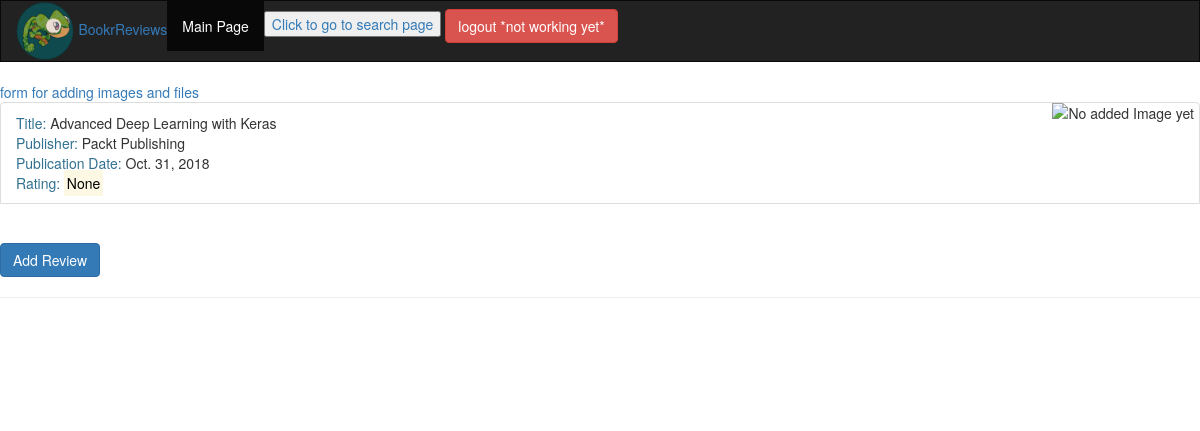
/books/1/, run on an earlier commit of the app's database.
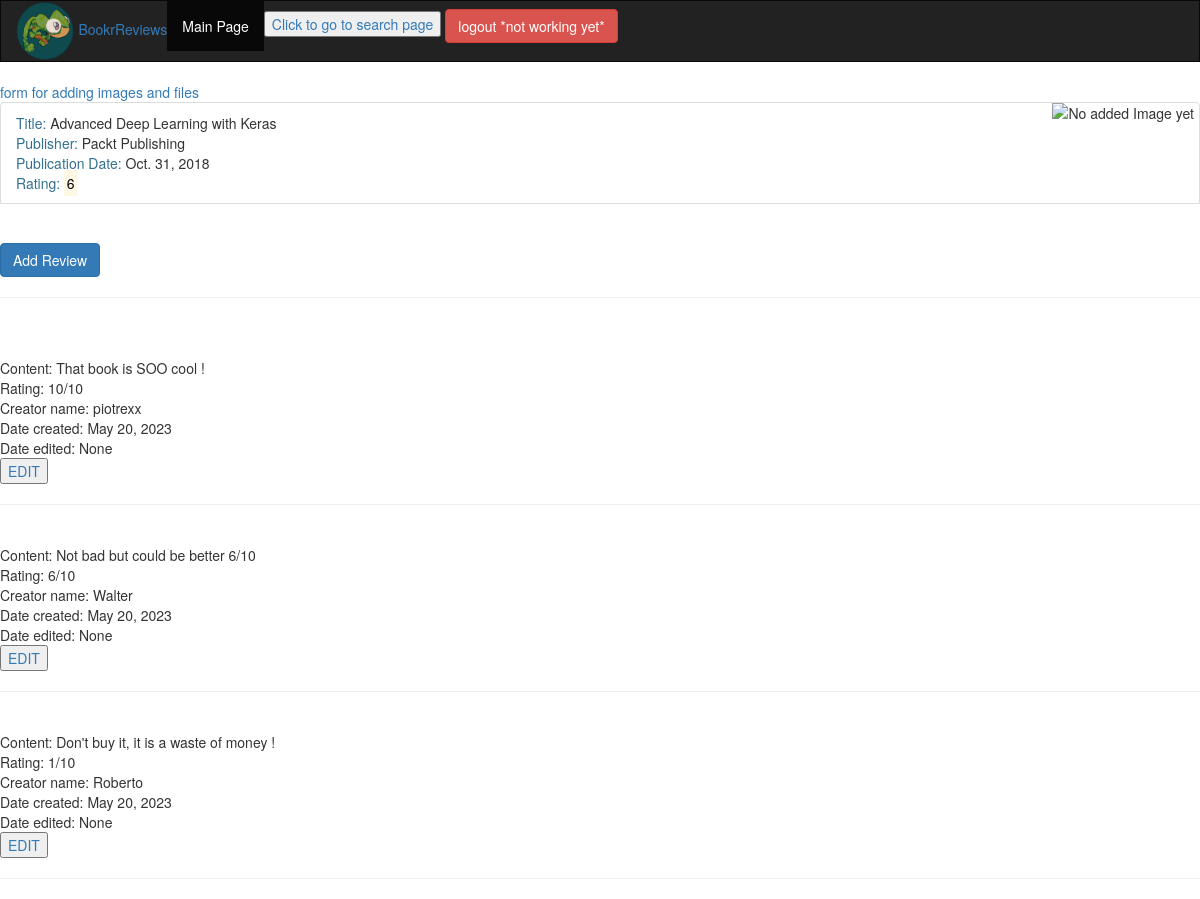
And on a later commit of the database.
### myapp/models.py (models this page shows)
class Review(models.Model):
    content = models.TextField(help_text="tekst recenzji", max_length=100)
    rating = models.IntegerField(help_text="ocena użytkownika od 0 do 10") #,validators=[MaxValueValidator(10), MinValueValidator(0)]
    date_created = models.DateField(auto_now_add=True, help_text="Data i czas powstania recenzji")
    date_edited = models.DateField(null=True, help_text="Data i czas ostatniej edycji recenzji")
    creator = models.ForeignKey(auth.get_user_model(), on_delete=models.CASCADE)
    book = models.ForeignKey(Book, on_delete=models.CASCADE, help_text="Recenzowana książka")

### myapp/views.py (the view)
# urls.py: path('books/<int:id>/', views.detail, name="Detail"),
def detail(request, id):
    id = get_object_or_404(Book, id=id) # jeżeli takie id istnieje to wtedy wzraca wartość (id=id) albo wywala 404
    reviews = Review.objects.all() # pobiera wszystkie recenzje
    rev_list = []
    books = Book.objects.all()
    a = 1
    for book in books:
        if book == id:
            a = book.pk
            break
        else:
            continue
    try:
        instance = MediaModel.objects.get(id=a+28)
        url = instance.image_upload.url
    except:
        instance = None
        url = None
    if reviews: # jeżeli cokolwiek jest w recenzjach
        no = ""
        number_of_reviews = len(reviews)
        book_rating = average_rating([review.rating for review in reviews])
        for review in reviews: # pętla która zapętla się po arrayu recenzji
            id_of_review = Review.objects.filter(book_id=id) # id recenzji książki to liczba i (czyli liczba powtórzeń)
            if id_of_review == id: # jeżeli id recenzji książki równa się id książki
                content = Review.objects.get(content=review)
            else:
                content =""
            rev_list.append({
                'review': review,
                'number_of_reviews': number_of_reviews,
                "content":content
            })
    else:
        book_rating = None
        no = "There is no reviews yet !"
        content = ""
        review = None
    return render(request, 'details.html', {"url":url,'no': no, 'book':book, 'content': content, 'book_rating': book_rating, "review": review, 'rev_list':rev_list})

### myapp/models.py (called while the page is built)
    def __str__(self):
        return self.name

### myapp/utils.py (called while the page is built)
def average_rating(rating_list):
    if not rating_list:
        return 0
    return round(sum(rating_list) / len(rating_list))

### myapp/templates/details.html (shortened to what this page needs)
<!DOCTYPE html>
<html lang="en">
<head>
</head>
<body>
    {%extends 'base.html'%}
    {%block content%}
    <a href="media_form">form for adding images and files</a>
    <ul class="list-group">
        <li class="list-group-item">
            <span class="text-info">Title: </span><span>{{book.title}}</span>
            <br>
            <span class="text-info">Publisher: </span><span>{{book.publisher}}</span>
            <br>
            <span class="text-info">Publication Date: </span><span>{{book.publication_date}}</span> <img src="{{url}}" alt="No added Image yet " style="height: 300px; width: auto; position: absolute; right: 5px; top: 0;">
            <br>
            <span class="text-info">Rating: </span><span><mark>{{book_rating}}</mark></span>
        </li>
        <br>
    </ul>
    <a class="btn btn-primary" href="{% url 'review_create' book.pk %}">Add Review</a>
    <hr>
    <br>
    {% for item in rev_list %}
        {% if item.review.book == book %}
            <br>
            Content: {{item.review.content}}<br>
            Rating: {{item.review.rating}}/10<br>
            Creator name: {{item.review.creator}}<br>
            Date created: {{item.review.date_created}}<br>
            Date edited: {{item.review.date_edited}}<br>
            <a href="{% url 'review_edit' book.pk item.review.pk %}"><button>EDIT</button></a>
            <hr>
        {%endif%}
    {% endfor %}
    {% endblock %}

What changed in the data, as far as the page shows it:
added Review: review.content "That book is SOO cool !", review.rating "10", review.creator "piotrexx", review.date_created "May 20, 2023", review.date_edited "None"
added Review: review.content "Not bad but could be better 6/10", review.rating "6", review.creator "Walter", review.date_created "May 20, 2023", review.date_edited "None"
added Review: review.content "Don't buy it, it is a waste of money !", review.rating "1", review.creator "Roberto", review.date_created "May 20, 2023", review.date_edited "None"
Also different on the page:
{{ book_rating }}: "None" → "6"
